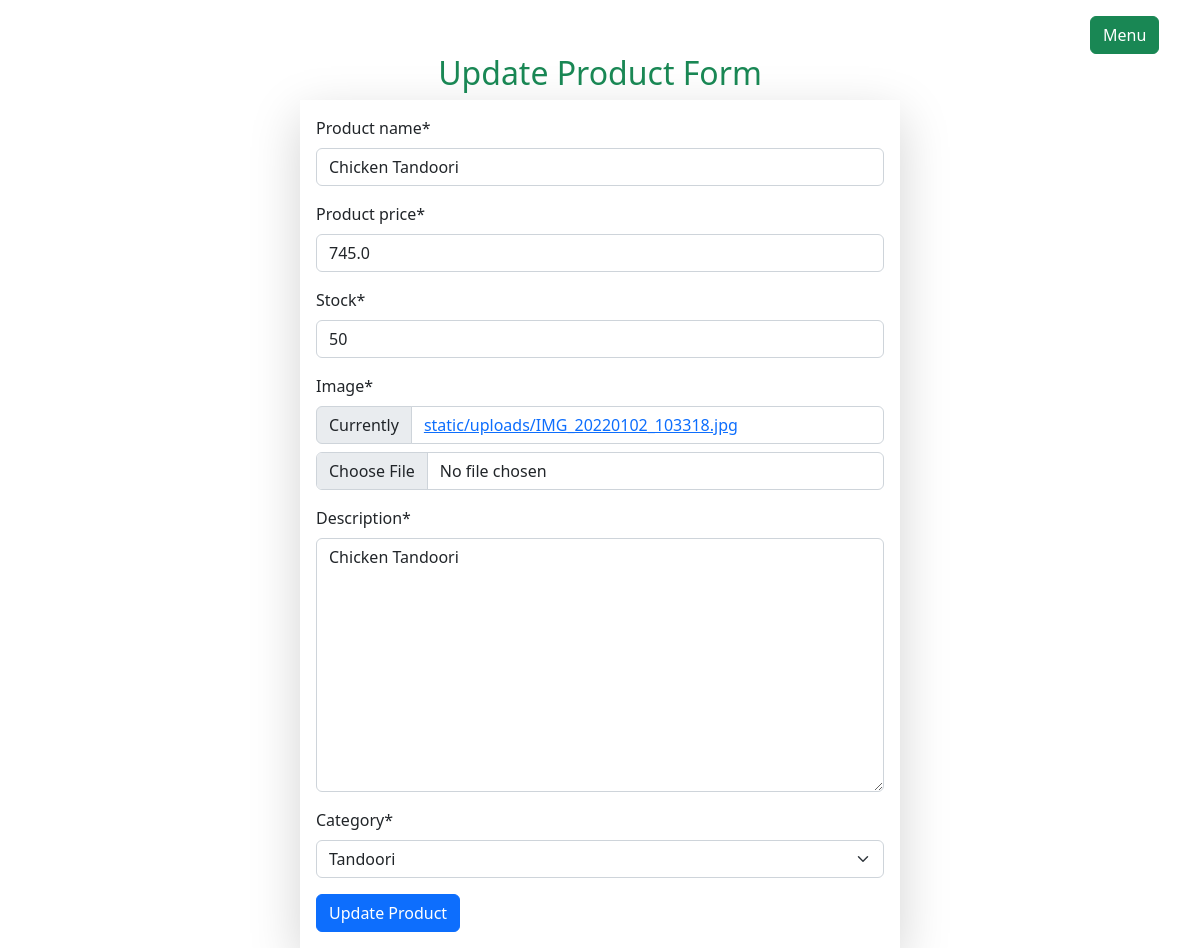
/products/updateproduct/8 (signed in), run on the app's committed database.
### products/models.py (models this page shows, shortened)
class Product(models.Model):
    product_name = models.CharField(max_length=100)
    product_price = models.FloatField()
    stock = models.IntegerField()
    image = models.FileField(upload_to='static/uploads', null=True)
    description = models.TextField(null=True)
    created_at = models.DateTimeField(auto_now_add=True)
    category = models.ForeignKey(Category,on_delete=models.CASCADE,null=True)

### users/auth.py (the view)
    def wrapper_function(request,*args,**kwrgs):
        if request.user.is_staff:
            return view_function(request,*args,**kwrgs)
        else:
            return redirect('/')

### products/forms.py
class ProductForm(ModelForm):
    class Meta:
        model = Product
        fields = '__all__'

### products/models.py (called while the page is built)
    def __str__(self):
        return self.category_name

### products/views.py (called while the page is built, shortened)
@login_required
@admin_only
def update_product(request,product_id):
    instance = Product.objects.get(id=product_id)
    context={
        'form':ProductForm(instance=instance)
    }
    return render(request,'products/updateproduct.html',context)

### users/auth.py (called while the page is built)
def admin_only(view_function):
    def wrapper_function(request,*args,**kwrgs):
        if request.user.is_staff:
            return view_function(request,*args,**kwrgs)
        else:
            return redirect('/')
    return wrapper_function

### products/templates/products/updateproduct.html (shortened to what this page needs)
{% extends 'admins/layout.html' %}
{% load crispy_forms_tags %}
{% block main_content %}
<div class="d-flex justify-content-center">
    <div class="col-md-6">
        <h2 class="text-center text-success">Update Product Form</h2>
        <form action="" method="post" class="shadow-lg p-3" enctype="multipart/form-data">
             {{ form | crispy }}
             <div class="mt-3">
                <input type="submit" name="submit" value="Update Product" class="btn btn-primary">
             </div>
        </form>
    </div>
</div>
{% endblock%}

### data on the page
Product: product_name "Chicken Tandoori", product_price "745.0", stock "50", description "Chicken Tandoori", category "Tandoori"
